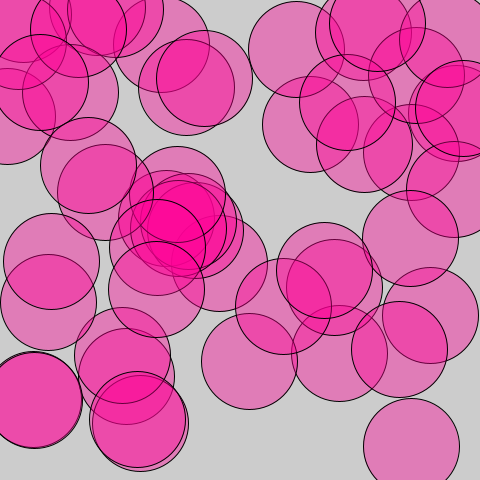
Frame 1 (no input)
Frame 60 (the mouse pressed at the canvas centre just before this capture): identical to frame 1, image omitted
Frame 120 (the mouse held since frame 60 and released just before this capture): identical to frame 1, image omitted

The Processing sketch that drew this single still picture (run headless with seeded random() and noise(); from frame 60 on, the mouse is pressed at the canvas centre):

// Processing sketch: Circles2
// ── Circles2.pde
void setup() {
  size (480, 480);
  for (int i = 0; i < 50; i++) {
    float x = random(width);
    float y = random(height);
    float r = 48;
    fill(255, 0, 150, 100);
    ellipse(x, y, r*2, r*2);
  }
  
}

void draw() {
  
}
